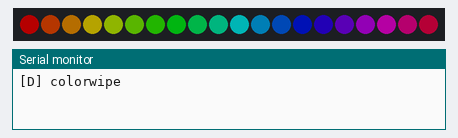
The sketch below on a simulated Arduino Uno, built with avr-gcc and run on an emulated ATmega328P. On the bench: 20 RGB LEDs in strip order, left to right, the last lines printed to the serial monitor. Dim RGB values are drawn brighter than linear.

Above: at 0.1 s.
At 9.5 s:
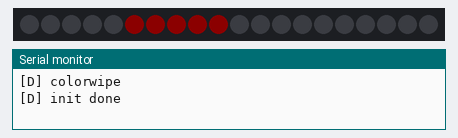
At 14.5 s:
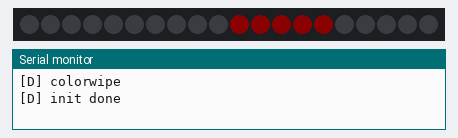
At 19.5 s:
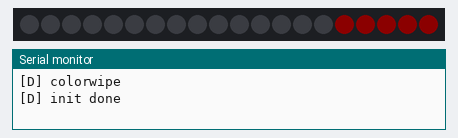
At 29.5 s:
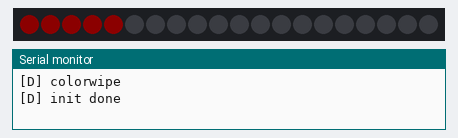

The sketch:

fader.ino
```cpp
#include <NeoPixelBus.h>

#define DBG_ENABLE_DEBUG

#include "fdebug.hpp"

NeoPixelBus<NeoGrbFeature, Neo800KbpsMethod> ledstrip(20, 5);

#define FADE_STEPS 200
#define FADENR (FADE_STEPS * 3.8 / 2)
#define FADEDIFF (FADENR - FADE_STEPS)
#define STEP_SIZE 0.95

#define WORD_LENGTH 5

int seconds_counter = -1;

int previous_second = 0;
int second = 0;

unsigned long current_time;
unsigned long previous_time;

HsbColor pixelcolor(0, 1, 0.05);

DEBUG_INSTANCE(80, Serial);

void colorwipe(uint8_t wait)
{
  DBG_INFO("colorWipe");
  HsbColor color(0, 1, 0.25);
  for (uint16_t i = 0; i < ledstrip.PixelCount(); i++) {
    color.H = (float)i / (float)ledstrip.PixelCount();
    ledstrip.SetPixelColor(i, color);
    ledstrip.Show();
    delay(wait);
  }
  delay(1000 * (long)wait);
}

void setup() {
  Serial.begin(9600);

  // put your setup code here, to run once:
  ledstrip.Begin();
  ledstrip.Show();

  DBG_DEBUG("colorwipe");
  colorwipe(2);

  previous_time = millis();
  ledstrip.SetPixelColor(0, pixelcolor);
  DBG_DEBUG("init done");
}

void loop() {
  current_time = millis();

  if (current_time > previous_time + 1000 * WORD_LENGTH) {
    second += 1;
    previous_time = current_time;
    seconds_counter = FADENR;

    if (second > 20 / WORD_LENGTH)
      second = 0;
  }


  if (previous_second == second)
    return;

  // float down_fraction = pow(STEP_SIZE, FADE_STEPS - seconds_counter);
  // float up_fraction = pow(STEP_SIZE, seconds_counter);

  // float down_fraction = seconds_counter / (float)FADE_STEPS;
  // float up_fraction = (FADE_STEPS - seconds_counter) / (float)FADE_STEPS;

  float down_fraction = seconds_counter > FADEDIFF ? (seconds_counter - FADEDIFF) / (float)(FADE_STEPS) : 0;
  float up_fraction = seconds_counter < FADE_STEPS ? (FADE_STEPS - seconds_counter) / (float)(FADE_STEPS) : 0;
  // DBG_DEBUG("%d %d %d", seconds_counter, (int)(up_fraction * 1000), (int)(down_fraction * 1000));

  HsbColor up_color(pixelcolor);
  up_color.B *= up_fraction;
  HsbColor down_color(pixelcolor);
  down_color.B *= down_fraction;

  ledstrip.ClearTo(RgbColor(0,0,0));

  for(int i=0; i<WORD_LENGTH; i++) {
    ledstrip.SetPixelColor(WORD_LENGTH * second + i, up_color);
    ledstrip.SetPixelColor(WORD_LENGTH * previous_second + i, down_color);
  }
  ledstrip.Show();

  seconds_counter--;
  if (seconds_counter < 0)
    previous_second = second;

  delay(4);
}
```

fdebug.hpp
```cpp
// (licence header left out)
#ifndef FDEBUG_HPP_
#define FDEBUG_HPP_

/**************************************************************************************
 * INCLUDE
 **************************************************************************************/

#include <Arduino.h>

#include <stdarg.h>
#include <stdlib.h>

/**************************************************************************************
 * DEFINE
 **************************************************************************************/

#ifdef DBG_ENABLE_ERROR
#  define DBG_ERROR(fmt, ...) Debug.print(DebugLevel::Error, fmt, ## __VA_ARGS__)
#else
#  define DBG_ERROR(fmt, ...)
#endif

#ifdef DBG_ENABLE_WARNING
#  define DBG_WARNING(fmt, ...) Debug.print(DebugLevel::Warning, fmt, ## __VA_ARGS__)
#else
#  define DBG_WARNING(fmt, ...)
#endif

#ifdef DBG_ENABLE_INFO
#  define DBG_INFO(fmt, ...) Debug.print(DebugLevel::Info, fmt, ## __VA_ARGS__)
#  define DBG_INFO_F(fmt, ...) Debug.print_f(DebugLevel::Info, F(fmt), ## __VA_ARGS__)
#else
#  define DBG_INFO(fmt, ...)
#  define DBG_INFO_F(fmt, ...)
#endif

#ifdef DBG_ENABLE_DEBUG
#  define DBG_DEBUG(fmt, ...) Debug.print(DebugLevel::Debug, fmt, ## __VA_ARGS__)
#  define DBG_DEBUG_F(fmt, ...) Debug.print_f(DebugLevel::Debug, F(fmt), ## __VA_ARGS__)
#else
#  define DBG_DEBUG(fmt, ...)
#  define DBG_DEBUG_F(fmt, ...)
#endif

#ifdef DBG_ENABLE_VERBOSE
#  define DBG_VERBOSE(fmt, ...) Debug.print(DebugLevel::Verbose, fmt, ## __VA_ARGS__)
#  define DBG_VERBOSE_F(fmt, ...) Debug.print_f(DebugLevel::Verbose, F(fmt), ## __VA_ARGS__)
#else
#  define DBG_VERBOSE(fmt, ...)
#  define DBG_VERBOSE_F(fmt, ...)
#endif

#ifdef DBG_ENABLE_TRACE
#  define DBG_TRACE(fmt, ...) Debug.print(DebugLevel::Trace, fmt, ## __VA_ARGS__)
#  define DBG_TRACE_F(fmt, ...) Debug.print_f(DebugLevel::Trace, F(fmt), ## __VA_ARGS__)
#else
#  define DBG_TRACE(fmt, ...)
#  define DBG_TRACE_F(fmt, ...)
#endif


/**************************************************************************************
 * TYPEDEF
 **************************************************************************************/

enum class DebugLevel
{
  Error, Warning, Info, Debug, Verbose, Trace
};

/**************************************************************************************
 * CLASS DECLARATION
 **************************************************************************************/

template<size_t N>
class ArduinoDebug
{

public:

  ArduinoDebug(Stream & stream) : _stream{stream} { }

  void print(DebugLevel const lvl, char * fmt, ...)
  {
    print(lvl);

    va_list args;
    va_start(args, fmt);
    print(fmt, args);
    va_end(args);

    print("\r\n");
  }

  void print_f(DebugLevel const lvl, const __FlashStringHelper * fmt, ...)
  {
    String fmt_str(fmt);

    print(lvl);

    va_list args;
    va_start(args, fmt);
    print(fmt_str.c_str(), args);
    va_end(args);

    print("\r\n");
  }

  static const char *byte_to_binary(byte x)
  {
    static char b[9];
    b[0] = '\0';

    int z;
    for (z = 128; z > 0; z >>= 1)
    {
        strcat(b, ((x & z) == z) ? "1" : "0");
    }

    return b;
  }

private:

  Stream & _stream;

  void print(char const * fmt, va_list args)
  {
    char buf[N] = {0};
    vsnprintf(buf, N, fmt, args);
    print(buf);
  }

  void print(DebugLevel const lvl)
  {
    switch(lvl)
    {
    case DebugLevel::Error:   print("[E] "); break;
    case DebugLevel::Warning: print("[W] "); break;
    case DebugLevel::Info:    print("[I] "); break;
    case DebugLevel::Debug:   print("[D] "); break;
    case DebugLevel::Verbose: print("[V] "); break;
    case DebugLevel::Trace:   print("[T] "); break;
    }
  }

  void print(char const * msg)
  {
    for (size_t i = 0; i < min(N, strlen(msg)); i++)
      _stream.write(static_cast<uint8_t>(msg[i]));
  }
};

/**************************************************************************************
 * MACRO MAGIC
 **************************************************************************************/

#define DEBUG_INSTANCE(BUF_SIZE,OUT_STREAM) \
  static ArduinoDebug<BUF_SIZE> Debug(OUT_STREAM)

#endif /* FDEBUG_HPP_ */
```

Measured:
- what the display in image 0 shows lasts 7.0 s, from 0.1 s to 7.1 s
